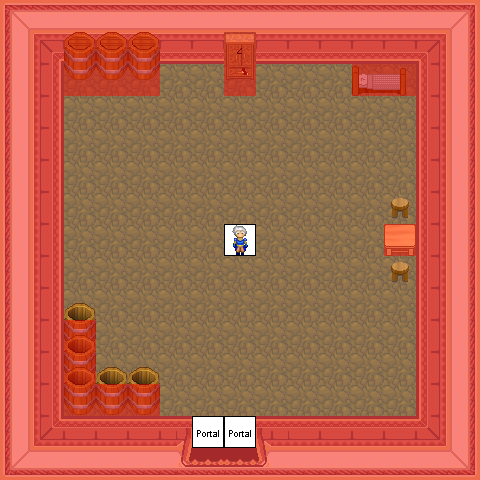

A level layout from a 2D game, rendered from its tile map. Below: a short description, then the map file with tile-grid data replaced by summaries:
An orthogonal 15x15 tile map with 32x32 px tiles, 6 tile layers (0_floor, 1_terrain, 2_object, 3_roof, ...), 1 hidden layer not drawn, 14 tilesets and 2 objects (2x mapchange_exit).

<map version="1.8" tiledversion="1.8.4" orientation="orthogonal" renderorder="right-down" width="15" height="15" tilewidth="32" tileheight="32" infinite="0" nextlayerid="8" nextobjectid="1">
 <tileset firstgid="1" name="wall" tilewidth="32" tileheight="32" tilecount="16" columns="2">
  <image source="../../tileset/building/wall/int_wall_pale.png" width="64" height="256" />
 </tileset>
 <tileset firstgid="17" name="wall2" tilewidth="32" tileheight="32" tilecount="20" columns="2">
  <image source="../../tileset/building/wall/int_wall_purple.png" width="64" height="320" />
 </tileset>
 <tileset firstgid="37" name="entrance" tilewidth="32" tileheight="32" tilecount="36" columns="9">
  <image source="../../tileset/building/entrance/pale_red_ns.png" width="288" height="128" />
 </tileset>
 <tileset firstgid="73" name="entrance details" tilewidth="32" tileheight="32" tilecount="6" columns="3">
  <image source="../../tileset/building/entrance/detail_ns.png" width="96" height="64" />
 </tileset>
 <tileset firstgid="79" name="ground_4" tilewidth="32" tileheight="32" tilecount="40" columns="4">
  <image source="../../tileset/ground/ground_4.png" width="128" height="320" />
 </tileset>
 <tileset firstgid="119" name="barrell" tilewidth="32" tileheight="32" tilecount="2" columns="1">
  <image source="../../tileset/item/pot/barrel_tall.png" width="32" height="64" />
 </tileset>
 <tileset firstgid="121" name="barel" tilewidth="32" tileheight="32" tilecount="2" columns="1">
  <image source="../../tileset/item/pot/small_barrel.png" width="32" height="64" />
 </tileset>
 <tileset firstgid="123" name="bed" tilewidth="32" tileheight="32" tilecount="2" columns="2">
  <image source="../../tileset/furniture/bed/side_on.png" width="64" height="32" />
 </tileset>
 <tileset firstgid="125" name="stool" tilewidth="32" tileheight="32" tilecount="1" columns="1">
  <image source="../../tileset/furniture/chair/stool.png" width="32" height="32" />
 </tileset>
 <tileset firstgid="126" name="table" tilewidth="32" tileheight="32" tilecount="1" columns="1">
  <image source="../../tileset/furniture/table/square_pale.png" width="32" height="32" />
 </tileset>
 <tileset firstgid="127" name="shelf" tilewidth="32" tileheight="32" tilecount="6" columns="3">
  <image source="../../tileset/furniture/shelve/bright_bookshelf_and_cupboard.png" width="96" height="64" />
 </tileset>
 <tileset firstgid="133" name="collision" tilewidth="32" tileheight="32" tilecount="1" columns="1">
  <image source="../../tileset/logic/collision.png" width="32" height="32" />
 </tileset>
 <tileset firstgid="134" name="portal" tilewidth="32" tileheight="32" tilecount="24" columns="8">
  <image source="../../tileset/logic/portal.png" width="256" height="96" />
 </tileset>
 <tileset firstgid="158" name="logic/creature/human_imperial" tilewidth="32" tileheight="32" tilecount="16" columns="8">
  <image source="../../tileset/logic/creature/human_imperial.png" width="256" height="64" />
 </tileset>
 <layer id="1" name="0_floor" width="15" height="15">
  <data>[225 cells, 225 non-empty, 1 distinct tile ids]</data>
 </layer>
 <layer id="2" name="1_terrain" width="15" height="15">
  <data>[225 cells, 118 non-empty, 30 distinct tile ids]</data>
 </layer>
 <layer id="3" name="2_object" width="15" height="15">
  <data>[225 cells, 5 non-empty, 2 distinct tile ids]</data>
 </layer>
 <layer id="4" name="3_roof" width="15" height="15">
  <data>[225 cells, 6 non-empty, 4 distinct tile ids]</data>
 </layer>
 <layer id="5" name="objects" width="15" height="15">
  <data>[225 cells, 3 non-empty, 2 distinct tile ids]</data>
 </layer>
 <layer id="6" name="collision" width="15" height="15" opacity="0.44">
  <data>[225 cells, 114 non-empty, 1 distinct tile ids]</data>
 </layer>
 <layer id="7" name="protection" width="15" height="15" visible="0">
  <data>[225 cells, 0 non-empty, 0 distinct tile ids]</data>
 </layer>
 <objectgroup name="Mapevents">
  <object name="house1_entrance_west" type="mapchange_exit" id="1" x="192" y="416" width="32" height="32">
   <properties>
    <property name="map" value="-1_fado_great_cave_w2_x2_y2" />
    <property name="place" value="house1_west_entrance" />
   </properties>
  </object>
  <object name="house1_entrance_east" type="mapchange_exit" id="2" x="224" y="416" width="32" height="32">
   <properties>
    <property name="map" value="-1_fado_great_cave_w2_x2_y2" />
    <property name="place" value="house1_east_entrance" />
   </properties>
  </object>
 </objectgroup>
</map>
